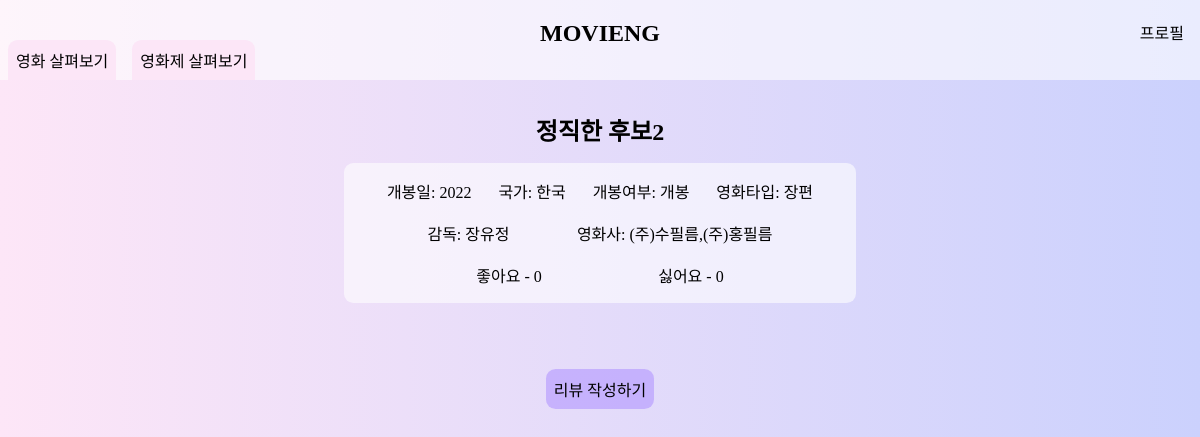
/movie/detail.php?movie=22, run on an earlier commit of the app's database.
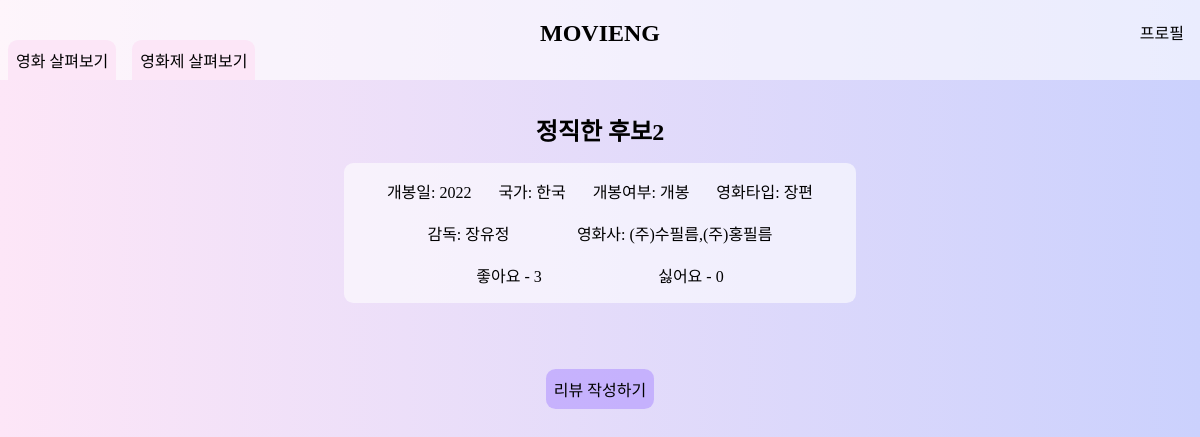
And on a later commit of the database.
### tables this page shows
create table MOVIE(
	movie_id int not null auto_increment,
	title varchar(255) not null,
    released_date varchar(4) not null,
    nation varchar(50) not null,
    movie_type varchar(50) not null,
    movie_status varchar(50) not null,
    director varchar(255) not null,
    production varchar(255) not null,
	like_count INT NOT NULL DEFAULT 0,
	dislike_count INT NOT NULL DEFAULT 0,
    primary key(movie_id));

### movie/detail.php (the view, shortened to what this page needs)
<?php
$mysqli = mysqli_connect("localhost", "team01", "team01", "team01", "3306");
$id = $_GET['movie'];
if(mysqli_connect_errno()) {
    printf("Connected failed : %s\n",mysqli_connect_error());
    exit();
}
else {
    $sql = "select * from movie where movie_id = '".$id."'";
    $res = mysqli_query($mysqli, $sql);
    $newArray = mysqli_fetch_array($res, MYSQLI_ASSOC);
}
?>
<!DOCTYPE html>
<html lang="ko">
  <head>
      <link rel="stylesheet" href="./detail.css" />
      <link rel="stylesheet" href="./base.css" />
  </head>
  <body>
      <div class="header_container">
        <header>
          <div class="navigator">
            <nav>
              <ul>
                  <li><a href="./list.php">영화 살펴보기</a></li>
                  <li><a href="">영화제 살펴보기</a></li>
              </ul>
          </nav>
          </div>
          <h2>MOVIENG</h2>
          <div class="profile">
            <nav>
              <a href="../heejin/mypage/mypage.php">프로필</a>
            </nav>
          </div>
        </header>
      </div>
      <div class="content">
        <div class="movie_detail_container">
            <div class="title_container"><span class="title"><h2><?php echo $newArray['title'] ?></h2></span></div>
            <div class="content_container">
              <div class ="description_container">
                <div class="description">
                  <span class="date">개봉일: <?php echo $newArray['released_date'] ?></span>
                  <span class="nation">국가: <?php echo $newArray['nation'] ?></span>
                  <span class="status">개봉여부: <?php echo $newArray['movie_status'] ?></span>
                  <span class="type">영화타입: <?php echo $newArray['movie_type'] ?></span>
                </div><br>
                <div class="description">
                  <span class="director">감독: <?php echo $newArray['director'] ?></span>
                  <span class="production">영화사: <?php echo $newArray['production'] ?></span>
                </div><br>
                <div class="description">
                  <span class="like">좋아요 - <?php echo $newArray['like_count'] ?></span>
                  <span class="dislike">싫어요 - <?php echo $newArray['dislike_count'] ?></span>
                </div>
              </div>
              <br>
              <div class="review_list_container">
                <div class="review_title"> <a href="./review/write.html?movie=<?php echo $id ?>">리뷰 작성하기</a></div>
              </div>
            </div>
          </div>
      </div>
  </body>
</html>

### movie/detail.css (style rules this page uses)
.title_container { margin-bottom: 1rem;; }
.description_container { width: 40%; margin: auto; padding: 1rem; background: rgba(255, 255, 255, 0.6); border-radius: 0.6rem; display: flex; flex-direction: column; justify-content: space-around; margin-bottom: 3rem; }
.description { display: flex; flex-direction: row; justify-content: space-evenly; }
.review_title { margin: auto; margin-bottom: 1rem; padding: 0.5rem; background: rgba(179, 151, 255, 0.6); border-radius: 0.6rem; width:fit-content; }

### movie/base.css (style rules this page uses)
* { padding: 0; margin: 0; }
a { text-decoration: none; color: #000; }
html { width: 100%; height: 100%; display: flex; align-items: center; }
body { width: 100%; height: 100%; display: flex; flex-direction: column; margin: 0 auto; justify-content: center; text-align: center; position: relative; background: linear-gradient(to left, #cbd1fd, #fde6f7); }
.header_container { width: 100%; height: 10%; margin: 0 auto; position: absolute; top: 0; }
header { width: 100%; height: 100%; background-color: rgba(255, 255, 255, 0.6); display: flex; align-items: center; justify-content: space-between; }
.navigator { width: 100%; height: 100%; display: flex; justify-content: space-between; }
header > h2 { width: 100%; height: 50%; display: flex; padding-left: 1rem; text-align: center; justify-content: center; }
.profile { width: 100%; height: 50%; display: flex; justify-content: right; padding-right: 1rem; }
ul { width: 100%; height: 50%; display: flex; flex-direction: row; position: absolute; bottom: 0; justify-content: left; }
header ul > li { font-size: 1rem; margin-inline: 0.5rem; padding-inline: 0.5rem; background-color: #fce6f7; border-radius: 0.6rem 0.6rem 0rem 0rem; display: flex; align-items: center; }
.content { width: 100%; position: absolute; top: 7rem; display: flex; flex-direction: column; }

What changed in the data, as far as the page shows it:
changed movie "정직한 후보2": like_count "0" → "3"
